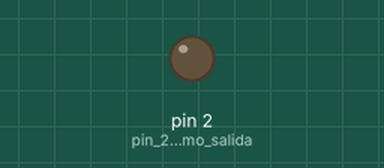
The sketch below on a simulated Arduino Uno, built with avr-gcc and run on an emulated ATmega328P. On the bench: output pins drawn as LEDs (lit = HIGH).

Above: at 2.5 s.
At 7.5 s:
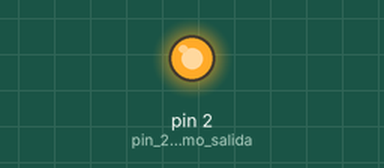
Timing chart, 0 to 13.0 s (numbered marks = the images above):
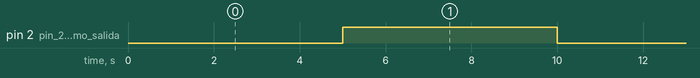

The sketch:

rele.ino
```cpp
int RELE = 2;      //  pin digital 2 de Arduino


void setup(){
  pinMode(2, OUTPUT);  // pin 2 como salida
}

void loop(){
  digitalWrite(2, LOW);  // activacion del modulo de rele
  delay(5000);      // demora de 5 seg.
  digitalWrite(2, HIGH); // apagado del modulo de rele
  delay(5000);      // demora de 5 seg.
}
```

Measured:
- by itself, pin 2 (pin_2_como_salida): alternates HIGH for 5.0 s and LOW for 5.0 s
